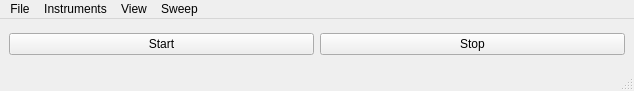
<?xml version="1.0" encoding="UTF-8"?>
<ui version="4.0">
 <class>MainWindow</class>
 <widget class="QMainWindow" name="MainWindow">
  <property name="geometry">
   <rect>
    <x>0</x>
    <y>0</y>
    <width>634</width>
    <height>91</height>
   </rect>
  </property>
  <property name="windowTitle">
   <string>MainWindow</string>
  </property>
  <widget class="QWidget" name="centralwidget">
   <layout class="QVBoxLayout" name="verticalLayout">
    <property name="sizeConstraint">
     <enum>QLayout::SetDefaultConstraint</enum>
    </property>
    <item>
     <layout class="QHBoxLayout" name="horizontalLayout">
      <item>
       <widget class="QPushButton" name="start_button">
        <property name="text">
         <string>Start</string>
        </property>
       </widget>
      </item>
      <item>
       <widget class="QPushButton" name="stop_button">
        <property name="text">
         <string>Stop</string>
        </property>
       </widget>
      </item>
     </layout>
    </item>
   </layout>
  </widget>
  <widget class="QMenuBar" name="menubar">
   <property name="geometry">
    <rect>
     <x>0</x>
     <y>0</y>
     <width>634</width>
     <height>21</height>
    </rect>
   </property>
   <widget class="QMenu" name="menuFile">
    <property name="title">
     <string>File</string>
    </property>
    <widget class="QMenu" name="menuSave">
     <property name="title">
      <string>Save..</string>
     </property>
     <addaction name="actionExperimental_Settings"/>
     <addaction name="actionExperimental_and_Instrument_Settings"/>
    </widget>
    <addaction name="menuSave"/>
    <addaction name="actionLoad"/>
   </widget>
   <widget class="QMenu" name="menuInstruments">
    <property name="title">
     <string>Instruments</string>
    </property>
   </widget>
   <widget class="QMenu" name="menuView">
    <property name="title">
     <string>View</string>
    </property>
    <addaction name="actionHide_Message_Box"/>
    <addaction name="actionHide_Progress_Bar"/>
   </widget>
   <widget class="QMenu" name="menuSweep">
    <property name="title">
     <string>Sweep</string>
    </property>
    <addaction name="actionStart_Sweep"/>
    <addaction name="param_abort_sweep"/>
   </widget>
   <addaction name="menuFile"/>
   <addaction name="menuInstruments"/>
   <addaction name="menuView"/>
   <addaction name="menuSweep"/>
  </widget>
  <widget class="QStatusBar" name="statusbar"/>
  <action name="actionExperimental_Settings">
   <property name="text">
    <string>Experimental Settings</string>
   </property>
  </action>
  <action name="actionExperimental_and_Instrument_Settings">
   <property name="text">
    <string>Experimental and Instrument Settings</string>
   </property>
  </action>
  <action name="actionLoad">
   <property name="text">
    <string>Load</string>
   </property>
  </action>
  <action name="actionHide_Message_Box">
   <property name="checkable">
    <bool>true</bool>
   </property>
   <property name="text">
    <string>Hide Message Box</string>
   </property>
  </action>
  <action name="actionHide_Progress_Bar">
   <property name="checkable">
    <bool>true</bool>
   </property>
   <property name="text">
    <string>Hide Progress Bar</string>
   </property>
  </action>
  <action name="actionStart_Sweep">
   <property name="text">
    <string>Start Sweep</string>
   </property>
  </action>
  <action name="param_abort_sweep">
   <property name="text">
    <string>Abort Sweep</string>
   </property>
  </action>
 </widget>
 <resources/>
 <connections/>
</ui>
